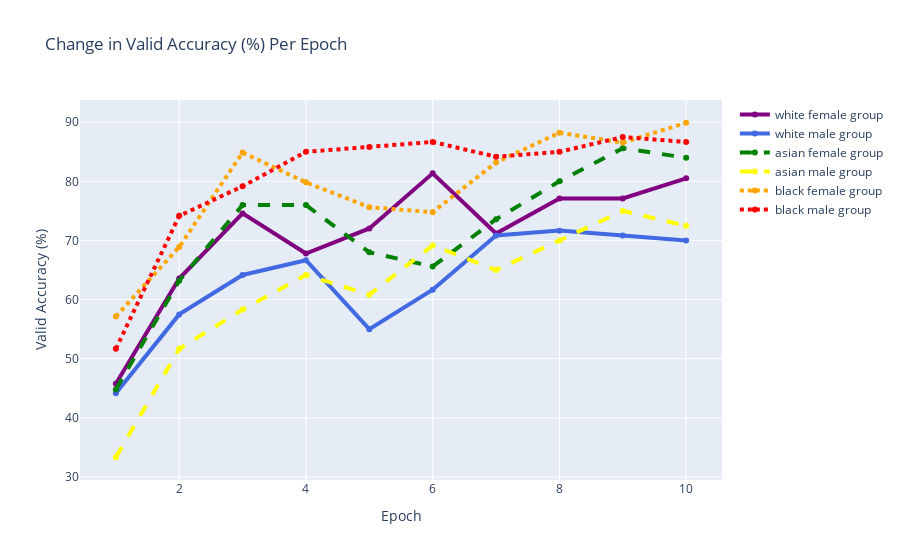
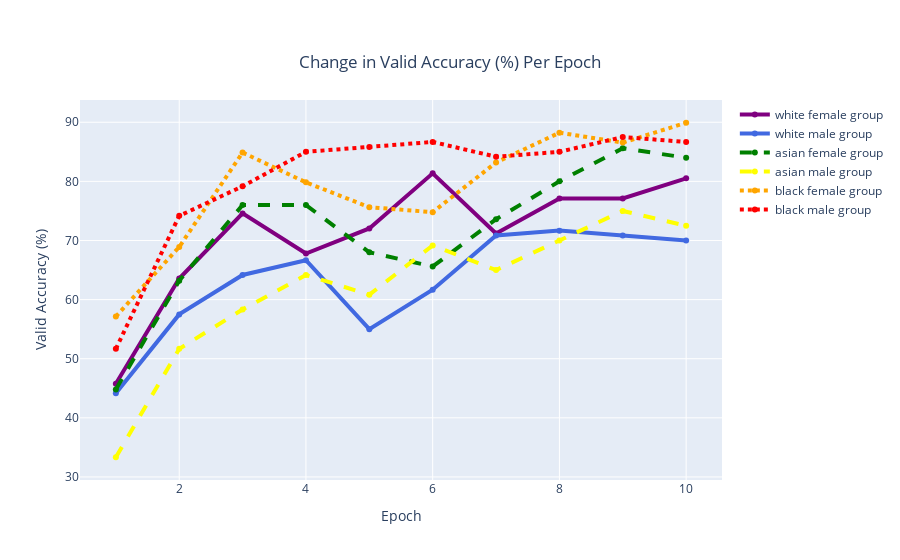

The cell these charts' notebook holds for them, in order:
### Code cell
#Create plot for LOSS OVER VALID ACCURACY with all groups: final model run with using epoch of 10
# Define X and Y variable data
epoch = [1,2,3,4,5,6,7,8,9,10]
wfValidacc = [45.7627,63.5593,74.5763,67.7966,72.0339, 81.3559, 71.1864, 77.1186, 77.1186, 80.5085]
wmValidacc = [44.1667,57.5000,64.1667,66.6667,55.0000, 61.6667, 70.8333, 71.6667, 70.8333, 70.0000]
afValidacc = [44.8000,63.2000,76.0000,76.0000,68.0000, 65.6000, 73.6000, 80.0000, 85.6000, 84.0000]
amValidacc = [33.3333,51.6667,58.3333,64.1667,60.8333, 69.1667, 65.0000, 70.0000, 75.0000, 72.5000]
bfValidacc = [57.1429,68.9076,84.8739,79.8319,75.6303, 74.7899, 83.1933, 88.2353, 86.5546, 89.9160]
bmValidacc = [51.6667,74.1667,79.1667,85.0000,85.8333, 86.6667, 84.1667, 85.0000, 87.5000, 86.6667]


#####
fig = go.Figure()
# Create and style traces
fig.add_trace(go.Scatter(x=epoch, y=wfValidacc, name='white female group',
                         line=dict(color='purple', width=4)))
fig.add_trace(go.Scatter(x=epoch, y=wmValidacc, name = 'white male group',
                         line=dict(color='royalblue', width=4)))
fig.add_trace(go.Scatter(x=epoch, y=afValidacc, name='asian female group',
                         line=dict(color='green', width=4,
                              dash='dash') # dash options include 'dash', 'dot', and 'dashdot'
))
fig.add_trace(go.Scatter(x=epoch, y=amValidacc, name='asian male group',
                         line = dict(color='yellow', width=4, dash='dash')))
fig.add_trace(go.Scatter(x=epoch, y=bfValidacc, name='black female group',
                         line = dict(color='orange', width=4, dash='dot')))
fig.add_trace(go.Scatter(x=epoch, y=bmValidacc, name='black male group',
                         line=dict(color='red', width=4, dash='dot')))

# Edit the layout
fig.update_layout(title='Change in Valid Accuracy (%) Per Epoch',
                   xaxis_title='Epoch',
                   yaxis_title='Valid Accuracy (%)')
fig.show()

fig.update_layout(
    title={
        'text':'Change in Valid Accuracy (%) Per Epoch',
        'y':0.9,
        'x':0.5,
        'xanchor':'center',
        'yanchor':'top'
    })

### Figure 1 — Plotly figure (JSON) as saved in the notebook; plotly's stock layout.template omitted (floating-point values rounded to 4 significant figures)
{"data": [{"line": {"color": "purple", "width": 4}, "name": "white female group", "type": "scatter", "x": [1, 2, 3, 4, 5, 6, 7, 8, 9, 10], "y": [45.76, 63.56, 74.58, 67.8, 72.03, 81.36, 71.19, 77.12, 77.12, 80.51]}, {"line": {"color": "royalblue", "width": 4}, "name": "white male group", "type": "scatter", "x": [1, 2, 3, 4, 5, 6, 7, 8, 9, 10], "y": [44.17, 57.5, 64.17, 66.67, 55, 61.67, 70.83, 71.67, 70.83, 70]}, {"line": {"color": "green", "dash": "dash", "width": 4}, "name": "asian female group", "type": "scatter", "x": [1, 2, 3, 4, 5, 6, 7, 8, 9, 10], "y": [44.8, 63.2, 76, 76, 68, 65.6, 73.6, 80, 85.6, 84]}, {"line": {"color": "yellow", "dash": "dash", "width": 4}, "name": "asian male group", "type": "scatter", "x": [1, 2, 3, 4, 5, 6, 7, 8, 9, 10], "y": [33.33, 51.67, 58.33, 64.17, 60.83, 69.17, 65, 70, 75, 72.5]}, {"line": {"color": "orange", "dash": "dot", "width": 4}, "name": "black female group", "type": "scatter", "x": [1, 2, 3, 4, 5, 6, 7, 8, 9, 10], "y": [57.14, 68.91, 84.87, 79.83, 75.63, 74.79, 83.19, 88.24, 86.55, 89.92]}, {"line": {"color": "red", "dash": "dot", "width": 4}, "name": "black male group", "type": "scatter", "x": [1, 2, 3, 4, 5, 6, 7, 8, 9, 10], "y": [51.67, 74.17, 79.17, 85, 85.83, 86.67, 84.17, 85, 87.5, 86.67]}], "layout": {"title": {"text": "Change in Valid Accuracy (%) Per Epoch"}, "xaxis": {"title": {"text": "Epoch"}}, "yaxis": {"title": {"text": "Valid Accuracy (%)"}}}}

### Figure 2 — Plotly figure (JSON) as saved in the notebook; plotly's stock layout.template omitted (floating-point values rounded to 4 significant figures)
{"data": [{"line": {"color": "purple", "width": 4}, "name": "white female group", "type": "scatter", "x": [1, 2, 3, 4, 5, 6, 7, 8, 9, 10], "y": [45.76, 63.56, 74.58, 67.8, 72.03, 81.36, 71.19, 77.12, 77.12, 80.51]}, {"line": {"color": "royalblue", "width": 4}, "name": "white male group", "type": "scatter", "x": [1, 2, 3, 4, 5, 6, 7, 8, 9, 10], "y": [44.17, 57.5, 64.17, 66.67, 55, 61.67, 70.83, 71.67, 70.83, 70]}, {"line": {"color": "green", "dash": "dash", "width": 4}, "name": "asian female group", "type": "scatter", "x": [1, 2, 3, 4, 5, 6, 7, 8, 9, 10], "y": [44.8, 63.2, 76, 76, 68, 65.6, 73.6, 80, 85.6, 84]}, {"line": {"color": "yellow", "dash": "dash", "width": 4}, "name": "asian male group", "type": "scatter", "x": [1, 2, 3, 4, 5, 6, 7, 8, 9, 10], "y": [33.33, 51.67, 58.33, 64.17, 60.83, 69.17, 65, 70, 75, 72.5]}, {"line": {"color": "orange", "dash": "dot", "width": 4}, "name": "black female group", "type": "scatter", "x": [1, 2, 3, 4, 5, 6, 7, 8, 9, 10], "y": [57.14, 68.91, 84.87, 79.83, 75.63, 74.79, 83.19, 88.24, 86.55, 89.92]}, {"line": {"color": "red", "dash": "dot", "width": 4}, "name": "black male group", "type": "scatter", "x": [1, 2, 3, 4, 5, 6, 7, 8, 9, 10], "y": [51.67, 74.17, 79.17, 85, 85.83, 86.67, 84.17, 85, 87.5, 86.67]}], "layout": {"title": {"text": "Change in Valid Accuracy (%) Per Epoch", "x": 0.5, "xanchor": "center", "y": 0.9, "yanchor": "top"}, "xaxis": {"title": {"text": "Epoch"}}, "yaxis": {"title": {"text": "Valid Accuracy (%)"}}}}
